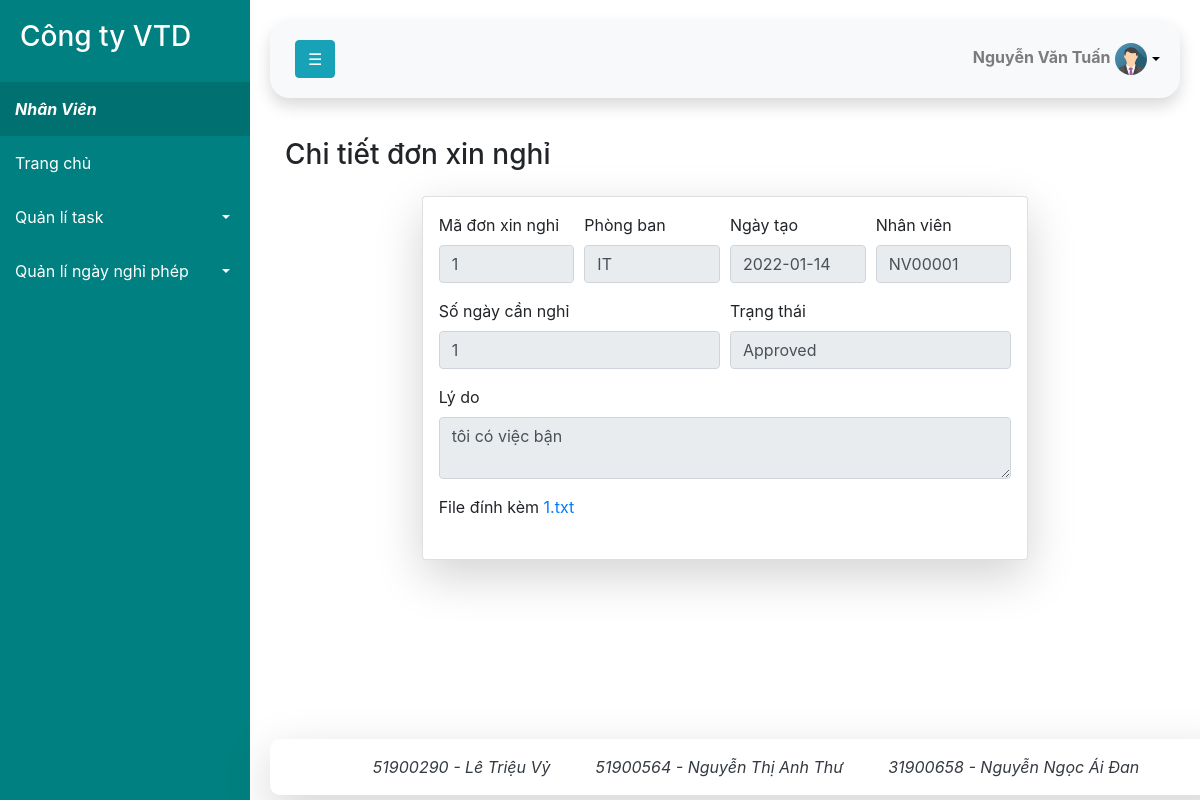
Page /quanly_ngaynghi/donxinnghi_detail.php?id=1 (signed in) on the committed database.
### tables this page shows
CREATE TABLE `nhanvien` (
  `manv` varchar(50) NOT NULL,
  `username` varchar(50) NOT NULL,
  `password` varchar(500) NOT NULL,
  `tennv` varchar(128) NOT NULL,
  `loainv` varchar(100) NOT NULL,
  `tenphongban` varchar(128) DEFAULT NULL,
  `avt` varchar(500) NOT NULL DEFAULT 'avatar.png',
  `songaynghi` int(11) NOT NULL
);

CREATE TABLE `donxinnghi` (
  `id_donxinnghi` int(11) NOT NULL,
  `nhanvien_id` varchar(50) NOT NULL,
  `loainv` varchar(100) NOT NULL,
  `tenphongban` varchar(128) NOT NULL,
  `noidung` varchar(500) NOT NULL,
  `trangthai` varchar(50) NOT NULL,
  `ngaytaodon` date DEFAULT NULL,
  `ngayduyetdon` date DEFAULT NULL,
  `file_dinhkem` varchar(500) DEFAULT NULL,
  `songaynghi` int(11) NOT NULL
);

### www/db.php (called while the page is built, shortened)
<?php
    function open_database()
    {
        $host = 'mysql-server';
        $user = 'root';
        $pass = 'root';
        $dbname = 'nhanvien';
        $con = mysqli_connect($host, $user, $pass, $dbname);
        return $con;
    }
    function update_loainv()
    {
        $con = open_database();
        $username=$_SESSION['username'];
        $query = "select * from `nhanvien` WHERE username = '$username'";
        $results = mysqli_query($con, $query);
        $count= mysqli_num_rows($results);
        if($count==1)
        {
            $loainv=$results->fetch_assoc()['loainv'];
        }
        return $loainv;
    }
?>

### www/quanly_ngaynghi/donxinnghi_detail.php (the view, shortened to what this page needs)
<?php
    include_once('../db.php');
    $con = open_database();
    $error="";
    $id_donxinnghi="";
    if(isset($_GET['id']))
    {
        $id_donxinnghi=$_GET['id'];
        if($error=="")
        {
            $query = "SELECT * FROM donxinnghi where id_donxinnghi = '$id_donxinnghi'";
            $results = mysqli_query($con, $query);
            if($results==null)
            {
                $error="Lỗi thực thi SQL";
            }
            else
            {
                $data = $results->fetch_assoc();
            }
        }
    }
?>
<!DOCTYPE html>
<html lang="en">
<head>
	<link rel="stylesheet" href="https://maxcdn.bootstrapcdn.com/bootstrap/4.5.2/css/bootstrap.min.css">
	<link rel="stylesheet" href="/style.css">
</head>
<body>
    <div class="wrapper">
        <?php
            include('../page/sidebar.php');
        ?>
        <div id="content">
                <?php include('../page/header.php');?>
                <div class="container-fluid">
                    <div class="d-sm-flex align-items-center justify-content-between mb-4">
                        <h1 class="h3 mb-0 text-gray-800">Chi tiết đơn xin nghỉ</h1>
                    </div>
                </div>
                <form method="post" action="create_donxinnghi.php" class=" shadow-lg justify-content-center card bg-white mx-auto px-3 pt-3 col-md-6 col-lg-8" enctype="multipart/form-data">
                    <div class="form-row">
                        <div class="form-group col-md-3">
                            <label >Mã đơn xin nghỉ</label>
                            <input onclick="clearErrorMessage()" class="form-control" value="<?=$id_donxinnghi?>" disabled>
                        </div>
                        <div class="form-group col-md-3">
                            <label >Phòng ban</label>
                            <input onclick="clearErrorMessage()" class="form-control" value="<?=$data['tenphongban']?>" disabled>
                        </div>
                        <div class="form-group col-md-3">
                            <label>Ngày tạo</label>
                            <input type="text" onclick="clearErrorMessage()" class="form-control" value="<?= $data['ngaytaodon']?>"  disabled>
                        </div>
                        <div class="form-group col-md-3">
                            <label>Nhân viên</label>
                            <input type="text" onclick="clearErrorMessage()" class="form-control" value="<?= $data['nhanvien_id'] ?>"  disabled>
                        </div>
                    </div>
                    <div class="form-row">
                        <div class="form-group col-md-6">
                            <label >Số ngày cần nghỉ</label>
                                <input class="form-control" value="<?= $data['songaynghi']?>" onclick="clearErrorMessage()" disabled>
                        </div>
                        <div class="form-group col-md-6">
                            <label >Trạng thái</label>
                                <input class="form-control" value="<?= $data['trangthai']?>" onclick="clearErrorMessage()" disabled>
                        </div>
                    </div>
                    <div class="form-group">
                        <label>Lý do</label>
                        <textarea type="text" onclick="clearErrorMessage()" class="form-control" disabled><?= $data['noidung']?></textarea>
                    </div>
                    <div class="form-group">
                        <label>File đính kèm</label>
                        <?php
                        if($data['file_dinhkem']!="")
                            echo '<a href="../download.php?id='.$data['file_dinhkem'].'">'.basename($data['file_dinhkem']).'</a>';
                        else
                            echo 'Không có';
                        ?>
                    </div>
                </form>
                <?php include('../page/footer.php');   ?>
        </div>
    </div>
</body>
</html>

### www/page/sidebar_nhanvien.php (shortened to what this page needs)
<nav id="sidebar">
            <div class="sidebar-header">
                <h3>Công ty VTD</h3>
            </div>
            <ul class="list-unstyled components">
                <li class="nav-item active">
                    <a><i><?=$loainv?></i></a>
                </li>
                <li class="nav-item">
                <a class="nav-link" href="../index.php">
                    <span>Trang chủ</span></a>
                </li>
                <li class="nav-item">
                    <a href="#menu1" data-toggle="collapse" aria-expanded="false" class="dropdown-toggle">Quản lí task</a>
                </li>
                <li class="nav-item">
                    <a href="#menu2" data-toggle="collapse" aria-expanded="false" class="dropdown-toggle">Quản lí ngày nghỉ phép</a>
                </li>
            </ul>
        </nav>

### www/style.css (style rules this page uses)
form { margin-bottom: 150px; }
.dropdown-toggle::after { display: block; position: absolute; transform: translateY(-50%); top: 50%; color: black; right: 20px; }
a[data-toggle="collapse"] { position: relative; }
.wrapper { width:100%; align-items:stretch; display:flex; }
#sidebar { background: teal; color:white; min-width:250px; max-width:250px; transition: all 0.5s; }
#sidebar .sidebar-header { padding: 20px; font-weight: bold; color: while; }
#sidebar ul li a { color: white; text-decoration: none; transition: all 0.3s; display: block; padding: 15px; font-size:medium; }
#sidebar ul li.active>a,a[aria-expanded="true"] { color: white; background: rgb(1, 112, 112); font-weight: bold; }
#sidebar ul li .dropdown-toggle::after { display: block; position: absolute; transform: translateY(-50%); top: 50%; color: white; right: 20px; }
#content { min-height:100vh; width:100%; padding:20px; }

### rows in the picture
nhanvien: loainv "Nhân Viên"
donxinnghi: tenphongban "IT", ngaytaodon "2022-01-14", nhanvien "NV00001", songaynghi "1", trangthai "Approved", noidung "tôi có việc bận", file_dinhkem "1.txt"

### other values in the picture
$ten_nv "Nguyễn Văn Tuấn"
